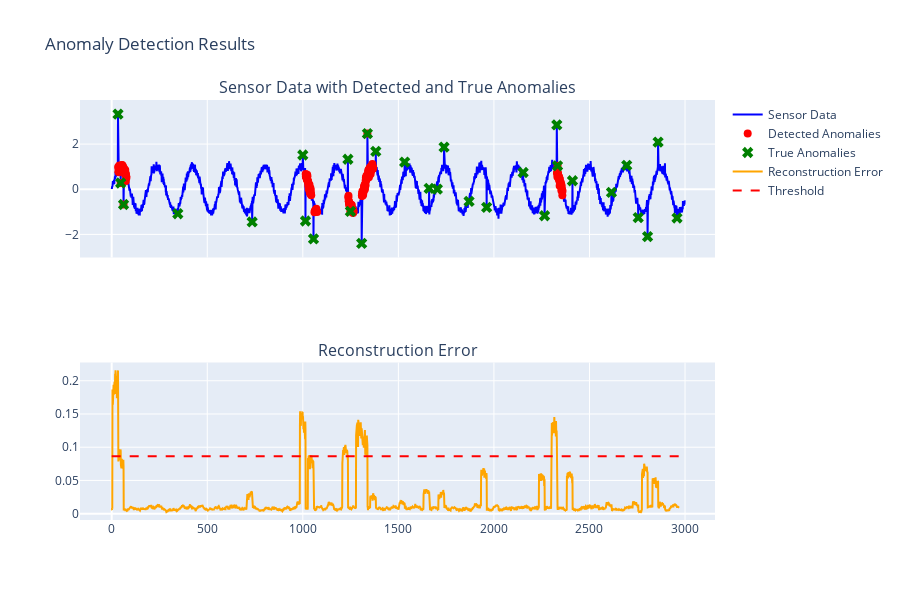

The notebook cell saved with this chart:
### Markdown cell above
## Visualization

### Code cell
# Create subplot with 2 rows
fig = make_subplots(rows=2, cols=1, shared_xaxes=True, 
                    subplot_titles=("Sensor Data with Detected and True Anomalies", "Reconstruction Error"))

# Subplot 1: Sensor Data
fig.add_trace(go.Scatter(
    y=data,
    mode='lines',
    name='Sensor Data',
    line=dict(color='blue')
), row=1, col=1)

# Detected Anomalies (Red Circles)
fig.add_trace(go.Scatter(
    x=anomaly_indices,
    y=[data[i] for i in anomaly_indices],
    mode='markers',
    name='Detected Anomalies',
    marker=dict(color='red', size=8, symbol='circle')
), row=1, col=1)

# True Anomalies (Green X)
fig.add_trace(go.Scatter(
    x=true_anomaly_indices,
    y=[data[i] for i in true_anomaly_indices],
    mode='markers',
    name='True Anomalies',
    marker=dict(color='green', size=10, symbol='x')
), row=1, col=1)

# Subplot 2: Reconstruction Error
fig.add_trace(go.Scatter(
    y=mse,
    mode='lines',
    name='Reconstruction Error',
    line=dict(color='orange')
), row=2, col=1)

# Threshold line
fig.add_trace(go.Scatter(
    x=list(range(len(mse))),
    y=[threshold]*len(mse),
    mode='lines',
    name='Threshold',
    line=dict(color='red', dash='dash')
), row=2, col=1)

# Update layout
fig.update_layout(
    height=600,
    title='Anomaly Detection Results',
    showlegend=True
)

fig.show()

### Figure 1 — Plotly figure (JSON) as saved in the notebook; plotly's stock layout.template omitted (floating-point values rounded to 4 significant figures; data arrays with more than 128 entries replaced by an {"elided": "..."} marker saying what was removed)
{"data": [{"line": {"color": "blue"}, "mode": "lines", "name": "Sensor Data", "type": "scatter", "xaxis": "x", "y": {"elided": "3000 float values"}, "yaxis": "y"}, {"marker": {"color": "red", "size": 8, "symbol": "circle"}, "mode": "markers", "name": "Detected Anomalies", "type": "scatter", "x": {"elided": "190 int values"}, "xaxis": "x", "y": {"elided": "190 float values"}, "yaxis": "y"}, {"marker": {"color": "green", "size": 10, "symbol": "x"}, "mode": "markers", "name": "True Anomalies", "type": "scatter", "x": [2958, 2804, 2329, 1308, 47, 33, 1739, 2695, 1870, 2265, 1249, 2755, 2153, 1014, 1382, 1236, 1704, 1661, 1533, 735, 1056, 1962, 1000, 346, 1338, 2859, 2411, 2333, 62, 2615], "xaxis": "x", "y": [-1.276, -2.096, 2.849, -2.398, 0.2762, 3.327, 1.865, 1.06, -0.5378, -1.174, -0.9803, -1.257, 0.7419, -1.407, 1.676, 1.328, 0.002241, 0.04063, 1.203, -1.449, -2.199, -0.8014, 1.516, -1.086, 2.465, 2.09, 0.3767, 1.039, -0.6747, -0.1405], "yaxis": "y"}, {"line": {"color": "orange"}, "mode": "lines", "name": "Reconstruction Error", "type": "scatter", "xaxis": "x2", "y": {"elided": "2970 float values"}, "yaxis": "y2"}, {"line": {"color": "red", "dash": "dash"}, "mode": "lines", "name": "Threshold", "type": "scatter", "x": {"elided": "2970 int values"}, "xaxis": "x2", "y": {"elided": "2970 float values"}, "yaxis": "y2"}], "layout": {"annotations": [{"font": {"size": 16}, "showarrow": false, "text": "Sensor Data with Detected and True Anomalies", "x": 0.5, "xanchor": "center", "xref": "paper", "y": 1, "yanchor": "bottom", "yref": "paper"}, {"font": {"size": 16}, "showarrow": false, "text": "Reconstruction Error", "x": 0.5, "xanchor": "center", "xref": "paper", "y": 0.375, "yanchor": "bottom", "yref": "paper"}], "height": 600, "showlegend": true, "title": {"text": "Anomaly Detection Results"}, "xaxis": {"anchor": "y", "domain": [0, 1], "matches": "x2", "showticklabels": false}, "xaxis2": {"anchor": "y2", "domain": [0, 1]}, "yaxis": {"anchor": "x", "domain": [0.625, 1]}, "yaxis2": {"anchor": "x2", "domain": [0, 0.375]}}}
